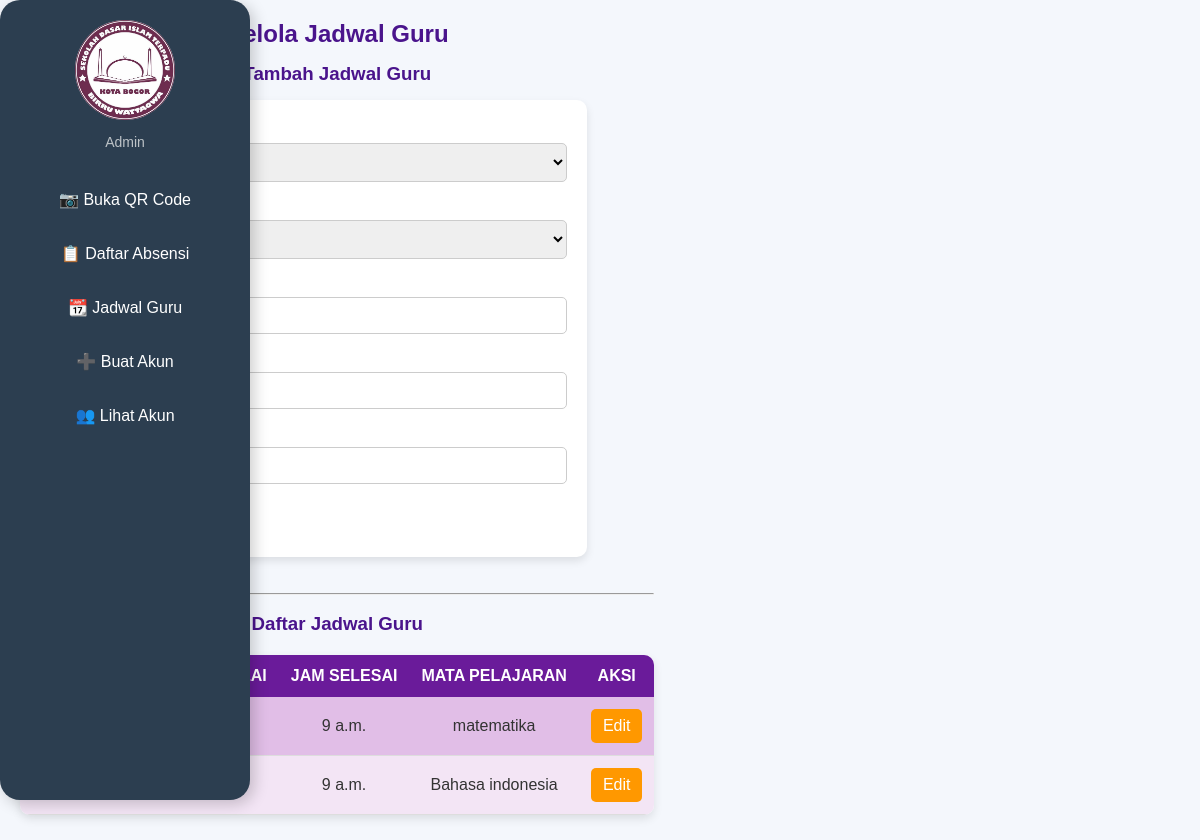
/jadwal-admin/ (signed in), run on an earlier commit of the app's database.
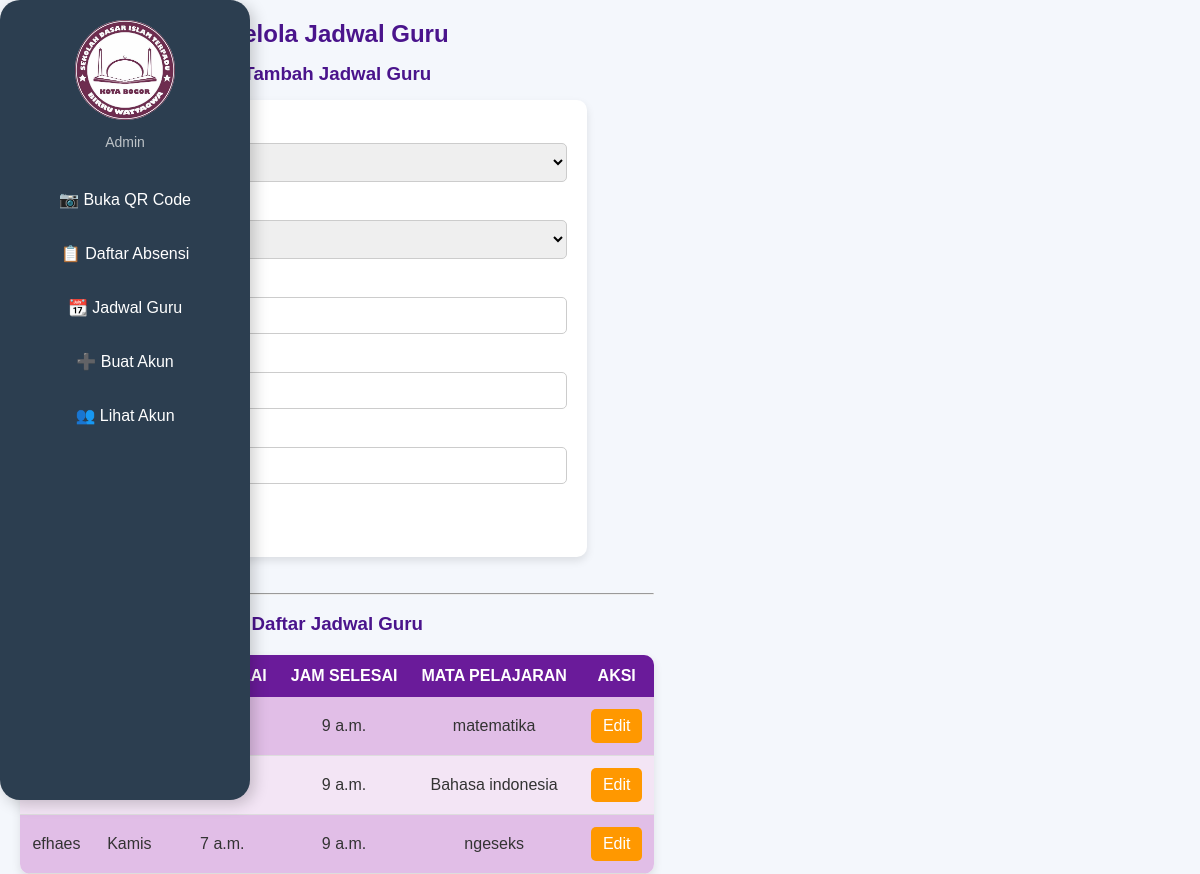
And on a later commit of the database.
### birruwattaqwa/models.py (models this page shows, shortened)
class JadwalGuru(models.Model):
    guru = models.ForeignKey(User, on_delete=models.CASCADE)
    hari = models.CharField(max_length=20, choices=[
        ('Senin', 'Senin'),
        ('Selasa', 'Selasa'),
        ('Rabu', 'Rabu'),
        ('Kamis', 'Kamis'),
        ('Jumat', 'Jumat'),
        ('Sabtu', 'Sabtu'),
    ])
    jam_mulai = models.TimeField()
    jam_selesai = models.TimeField()
    mata_pelajaran = models.CharField(max_length=100)

### birruwattaqwa/views.py (the view)
# urls.py: path('jadwal-admin/', jadwal_admin, name='jadwal_admin'),
@login_required
@user_passes_test(lambda u: u.groups.filter(name='Admin').exists())  # Hanya Admin yang bisa akses
def jadwal_admin(request):
    if request.method == "POST":
        form = JadwalGuruForm(request.POST)
        if form.is_valid():
            form.save()
            return redirect('jadwal_admin')  # Refresh halaman agar daftar jadwal update
    else:
        form = JadwalGuruForm()
    jadwal_list = JadwalGuru.objects.all()  # Ambil semua jadwal
    return render(request, 'birruwattaqwa/admin/jadwal_admin.html', {'form': form, 'jadwal_list': jadwal_list})

### birruwattaqwa/forms.py
class JadwalGuruForm(forms.ModelForm):
    guru = forms.ModelChoiceField(queryset=User.objects.filter(groups__name='Guru'))  # Hanya pilih guru
    class Meta:
        model = JadwalGuru
        fields = ['guru', 'hari', 'jam_mulai', 'jam_selesai', 'mata_pelajaran']

### birruwattaqwa/templates/birruwattaqwa/admin/jadwal_admin.html (shortened to what this page needs)
{% load static %}
<!DOCTYPE html>
<html lang="id">
<head>
    <link rel="stylesheet" href="{% static 'css/sidebar_qr.css' %}">
    <link rel="stylesheet" href="{% static 'css/jadwal_admin.css' %}">
</head>
<body>
    <div class="dashboard">
        <div class="sidebar">
            <div class="profile">
                <img src="/media/logo.jpeg" alt="Foto Admin">
                <p>Admin</p>
            </div>
            <ul>
                <li><a href="{% url 'generate_admin_qrcode' %}">📷 Buka QR Code</a></li>
                <li><a href="{% url 'list_absen' %}">📋 Daftar Absensi</a></li>
                <li><a href="{% url 'jadwal_admin' %}">📆 Jadwal Guru</a></li>
                <li><a href="{% url 'registrasi' %}">➕ Buat Akun</a></li>
                <li><a href="{% url 'list_users' %}">👥 Lihat Akun</a></li>
            </ul>
        </div>
    <div class="container">
        <h2>Kelola Jadwal Guru</h2>
        <h3>Tambah Jadwal Guru</h3>
        <form method="POST">
            {{ form.as_p }}
            <button type="submit" class="btn btn-success">Simpan</button>
        </form>
        <br>
        <br>
        <hr>
        <br>
        <h3>Daftar Jadwal Guru</h3>
        <table>
            <thead>
                <tr>
                    <th>Guru</th>
                    <th>Hari</th>
                    <th>Jam Mulai</th>
                    <th>Jam Selesai</th>
                    <th>Mata Pelajaran</th>
                    <th>Aksi</th>
                </tr>
            </thead>
            <tbody>
                {% for jadwal in jadwal_list %}
                <tr>
                    <td>{{ jadwal.guru }}</td>
                    <td>{{ jadwal.hari }}</td>
                    <td>{{ jadwal.jam_mulai }}</td>
                    <td>{{ jadwal.jam_selesai }}</td>
                    <td>{{ jadwal.mata_pelajaran }}</td>
                    <td>
                        <a href="{% url 'edit_jadwal' jadwal.id %}" class="btn btn-warning">Edit</a>
                    </td>
                </tr>
                {% endfor %}
            </tbody>
        </table>
    </div>
</body>
</html>

### birruwattaqwa/static/css/sidebar_qr.css (style rules this page uses)
body { font-family: 'Poppins', sans-serif; background: #f0f4f8; margin: 0; padding: 0; color: #333; display: flex; }
.dashboard { display: flex; height: 100vh; width: 100%; }
.sidebar { width: 250px; background: rgb(104, 4, 135); color: white; padding: 20px; height: 100vh; position: fixed; left: 0; top: 0; }
.sidebar { width: 250px; background-color: #2c3e50; color: white; height: 100vh; position: fixed; padding: 20px; border-radius: 20px; box-shadow: 4px 4px 15px rgba(0, 0, 0, 0.2); transition: 0.3s; }
.sidebar .profile { text-align: center; margin-bottom: 30px; }
.sidebar .profile img { width: 100px; height: 100px; border-radius: 50%; object-fit: cover; transition: transform 0.3s ease-in-out; }
.sidebar p { margin: 0; font-size: 14px; color: #bdc3c7; }
.sidebar ul { list-style: none; padding: 0; }
.sidebar ul li { margin: 15px 0; }
.sidebar ul li a { color: white; text-decoration: none; display: block; padding: 10px 15px; border-radius: 12px; transition: background-color 0.3s, transform 0.3s; }

### birruwattaqwa/static/css/jadwal_admin.css (style rules this page uses)
* { margin: 0; padding: 0; box-sizing: border-box; font-family: 'Poppins', sans-serif; }
body { background: #f4f7fc; padding: 20px; text-align: center; }
h2, h3 { color: #4a148c; margin-bottom: 15px; }
form { background: #ffffff; padding: 20px; border-radius: 10px; box-shadow: 0 4px 8px rgba(0, 0, 0, 0.1); max-width: 500px; margin: auto; text-align: left; }
form label { font-weight: bold; color: #333; }
form input, form select, form textarea { width: 100%; padding: 10px; margin: 5px 0 15px; border: 1px solid #ccc; border-radius: 5px; }
button { background: #4a148c; color: white; padding: 10px 15px; border: none; border-radius: 5px; cursor: pointer; font-size: 16px; }
table { width: 100%; max-width: 900px; margin: auto; border-collapse: collapse; background: white; border-radius: 10px; box-shadow: 0 4px 10px rgba(0, 0, 0, 0.1); overflow: hidden; margin-top: 20px; }
th { background: #6a1b9a; color: white; padding: 12px; text-transform: uppercase; }
td { padding: 12px; border-bottom: 1px solid #ddd; }
tr:nth-child(even) { background: #f3e5f5; }
tr:nth-child(odd) { background: #e1bee7; }
.btn-warning { background: #ff9800; color: white; padding: 8px 12px; border-radius: 5px; text-decoration: none; display: inline-block; }

What changed in the data, as far as the page shows it:
added JadwalGuru: guru "efhaes", hari "Kamis", jam_mulai "7 a.m.", jam_selesai "9 a.m.", mata_pelajaran "ngeseks"
